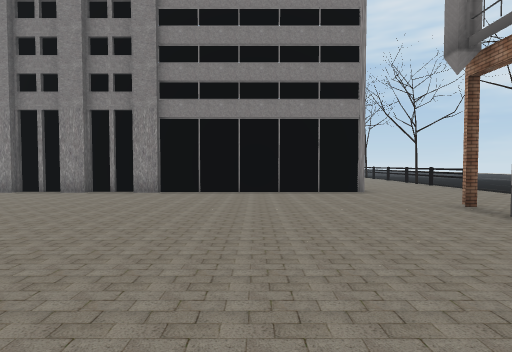
[1] (above)

24 first-person views from a walk through a scene from a Unity 3-D project. The camera is 1.5 m above the floor, tilts 2° down and sees 80° across. The floor is counted in squares, 2 m on a side. Each view is taken from the middle of a square. On the plan, view 1 faces up. The plan holds only what a view shows up to about 10 squares ahead; the rest is blank. The place goes on beyond the plan. Some animated figures are left out. Some surface patterns are stand-ins.

[2]
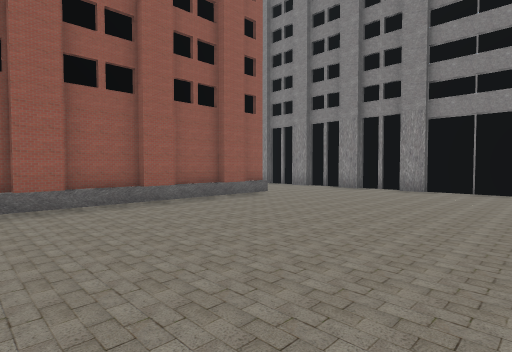

[3]
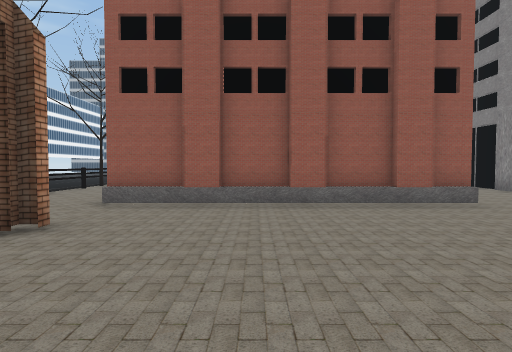

[4]
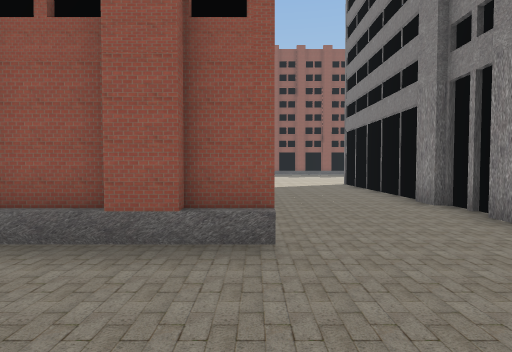

[5]
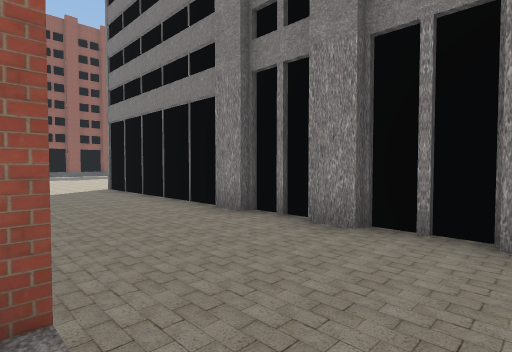

[6]
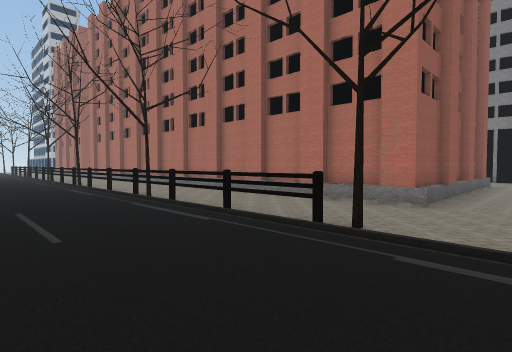

[7]
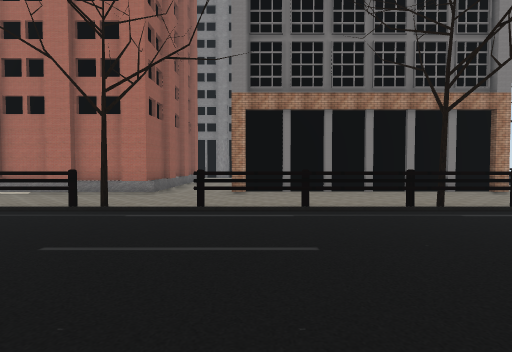

[8]
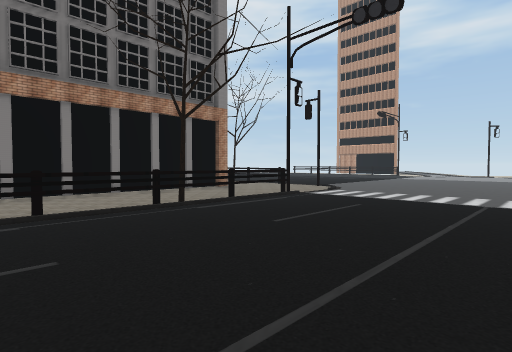

[9]
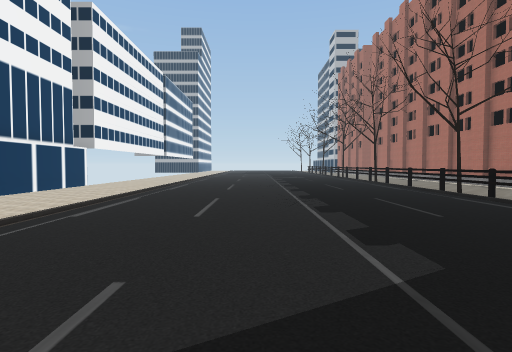

[10]
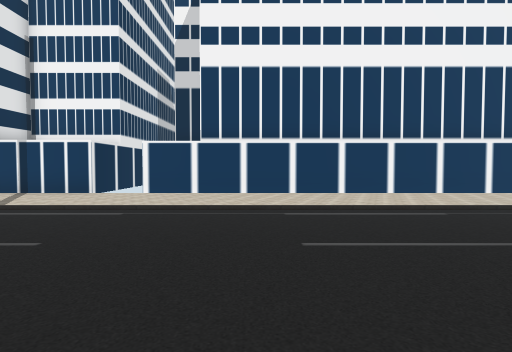

[11]
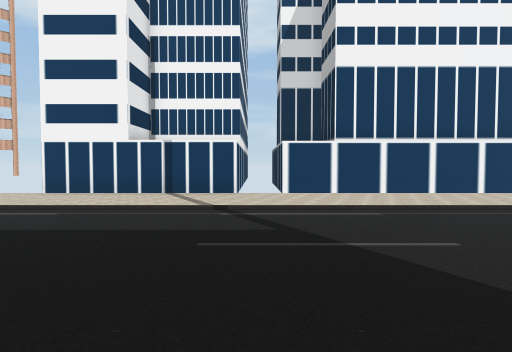

[12]
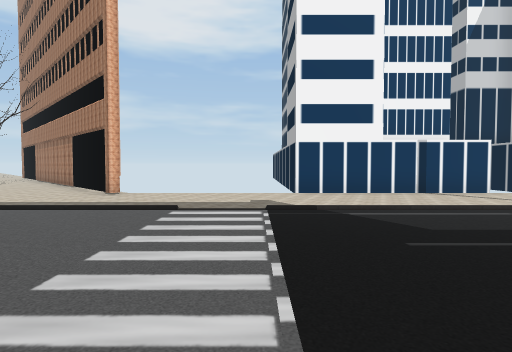

[13]
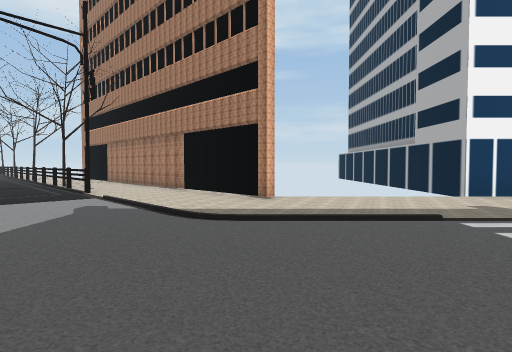

[14]
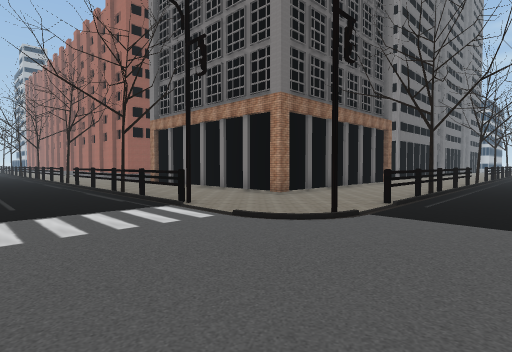

[15]
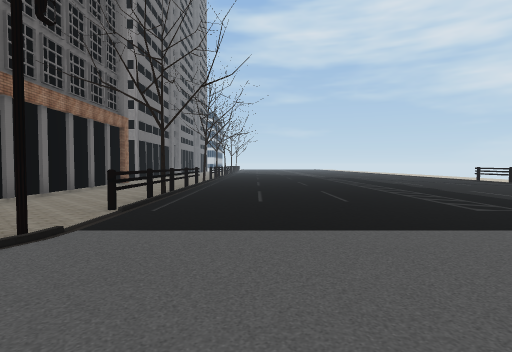

[16]
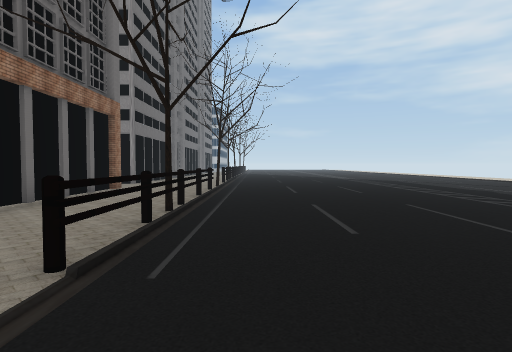

[17]
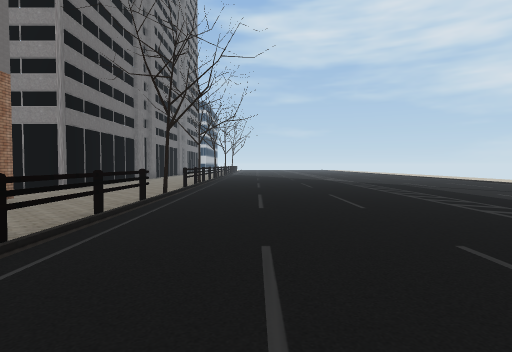

[18]
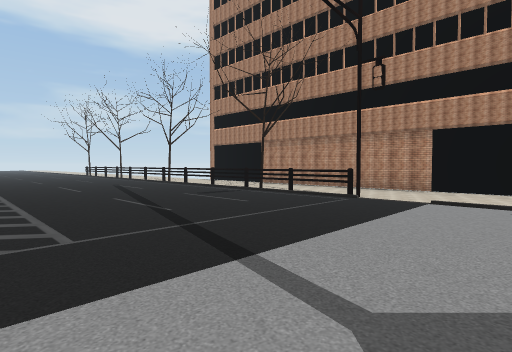

[19]
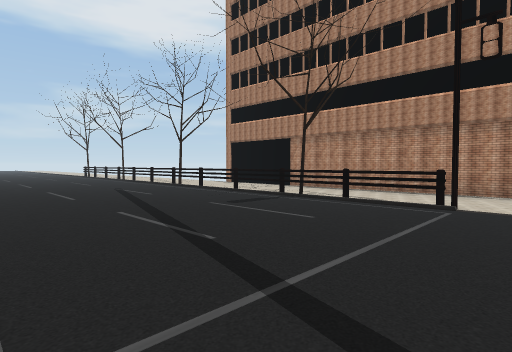

[20]
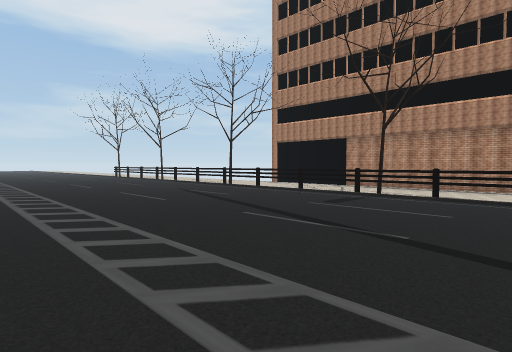

[21]
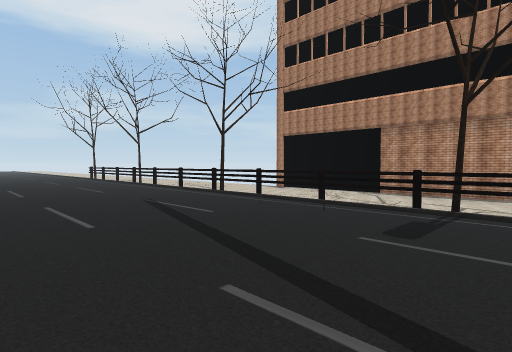

[22]
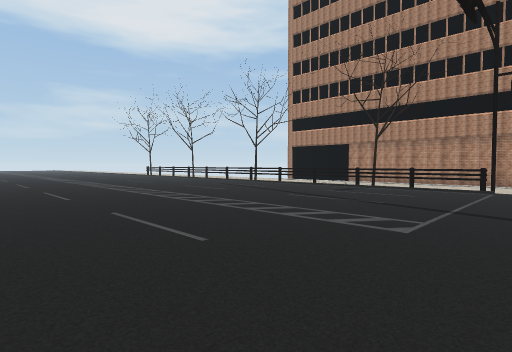

[23]
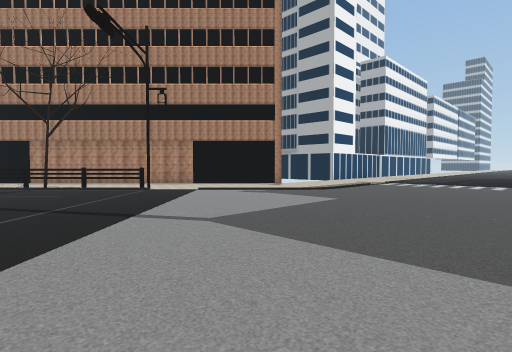

[24]
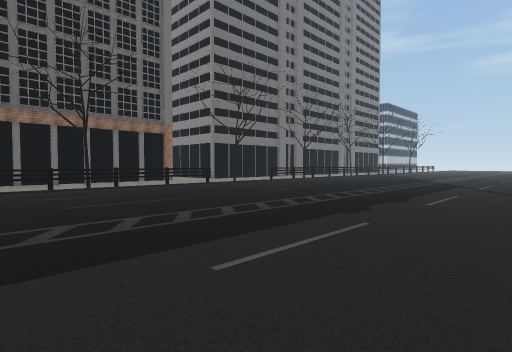

### Floor plan
Key: @ floor where view 1 was taken; # wall or solid block; . floor; = window, fence, low wall or low ledge; ^ raised ledge.
Columns run from 15 left of view 1 to 26 right of it. Each row starts with its distance up from view 1.
  9 ###################.............
  8  ...............................
  7  .....................#.........
  6   ..............................
  5          #.........#..=.........
  4          #.........#..=.........
  3          #.........#..=..........
  2          #.........#..=..........
  1          #....... .#..#..........
  0          #.....@  .#..=..........
 -1          #.........#..=..........
 -2   ^#^#^#^#..########.............
 -3   ...........................
 -4  ....................#......
 -5 =========#.#=======........
 -6 ..........................
 -7 .........................
 -8   .......................  ......
 -9   ............................... .
-10   ..................................
-11   ...................................
-12   ....................................
-13   .....................................
-14   .....................................
-15   ......................................
-16  ......................#.................
-17  ########### ######    ##.................
-18                         ##..=.............
-19                          ##..=............
-20                           ##..=..........
-21                            ##..=#........
-22                             ##..=........

Positions as (right, up) in squares from view 1, and headings:
1: (0, 0), facing up
2: (0, -1), facing up-left
3: (0, 1), facing left
4: (-3, 5), facing left
5: (-5, 5), facing up-left
6: (-4, -8), facing up-left
7: (-3, -10), facing up
8: (-3, -10), facing up-right
9: (-3, -10), facing left
10: (-7, -8), facing down
11: (-3, -8), facing down
12: (4, -8), facing down
13: (8, -9), facing down
14: (9, -8), facing up-left
15: (9, -7), facing up
16: (8, -4), facing up
17: (9, -1), facing up
18: (15, -10), facing down
19: (16, -12), facing down
20: (18, -12), facing down
21: (18, -15), facing down
22: (19, -9), facing down
23: (17, -8), facing down-left
24: (17, -2), facing up-left
